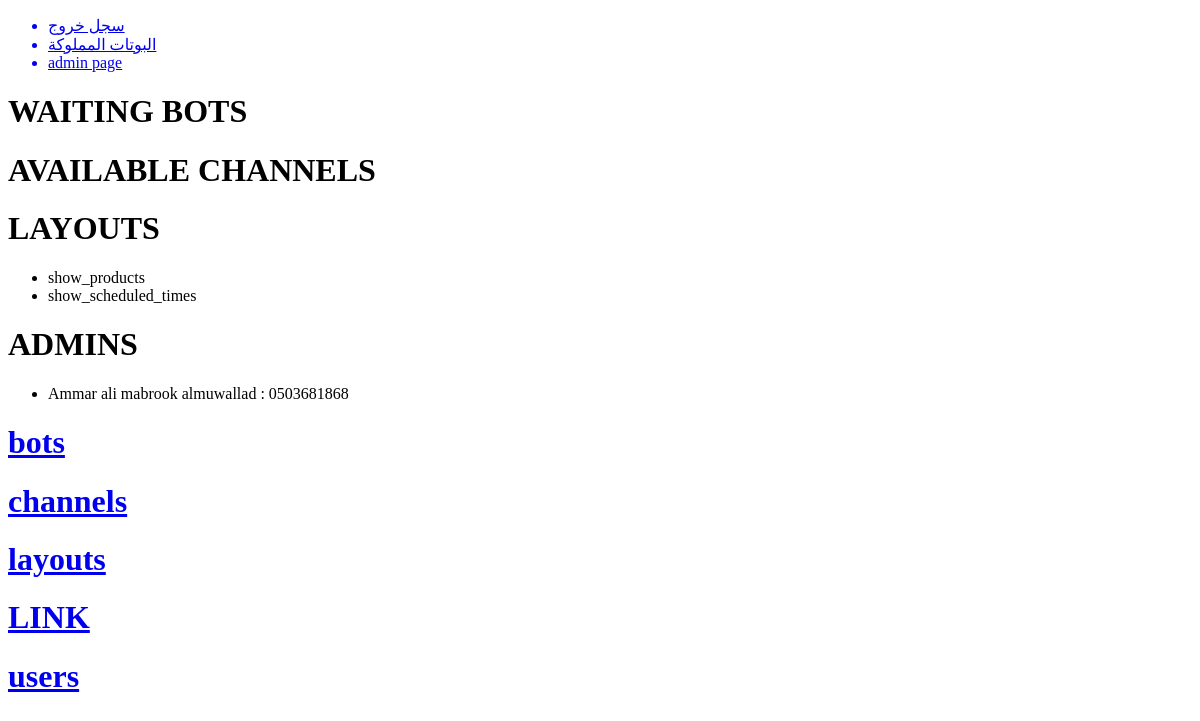
Page /admin (signed in) on the earlier database version.
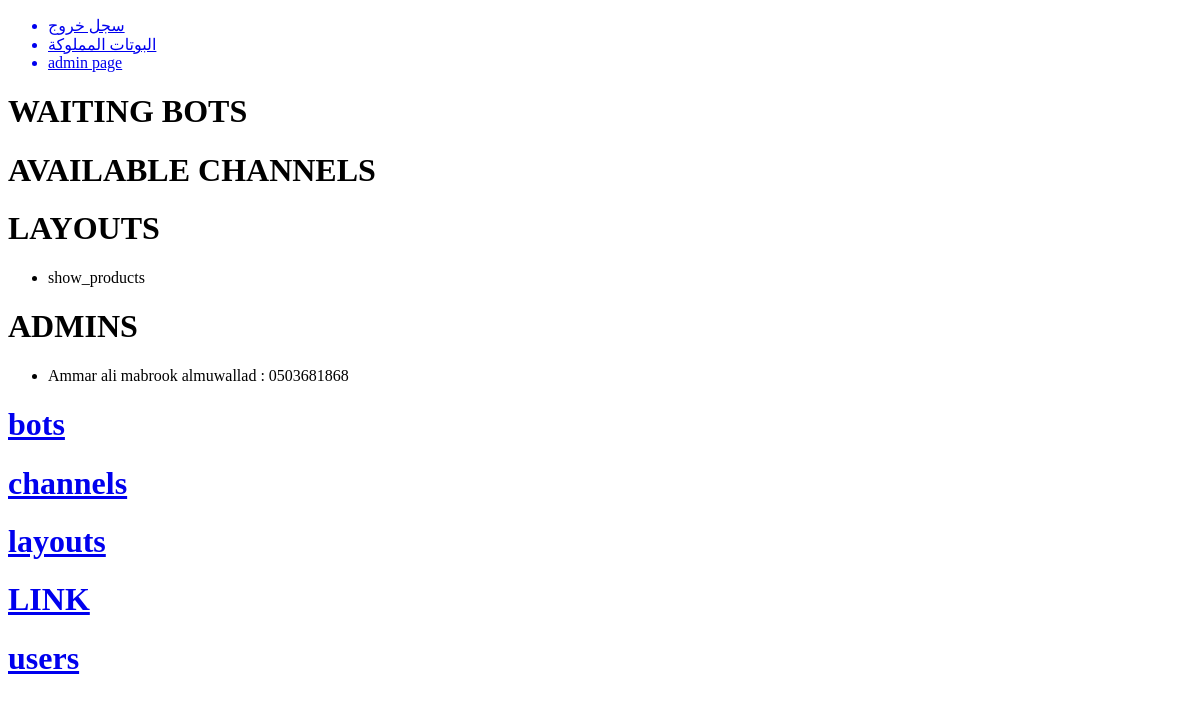
Same page on the later database version.
### CHATBOT/models.py (models this page shows, shortened)
class LayoutModel(db.Model): # represents how a command should be treated (we create the layouts)
    id = db.Column(db.Integer, primary_key=True) # add a description
    name = db.Column(db.String(50), nullable=False, unique=True) # maybe make this the primary_key
    menues = db.relationship("MenueModel", backref="layout")
    viewable_objects = db.relationship("ViewableObjectModel", backref="layout")
    create_date = db.Column(db.DateTime, nullable=False, default=datetime.utcnow)
    update_date = db.Column(db.DateTime, nullable=False, default=datetime.utcnow)

class User(db.Model, UserMixin):
    id = db.Column(db.Integer, primary_key=True)
    username = db.Column(db.String(60), unique=True, nullable=False)
    password = db.Column(db.String(255), nullable=False)
    email = db.Column(db.String(255), nullable=False, unique=True)
    number = db.Column(db.String(20), nullable=False, unique=True)
    full_name = db.Column(db.String(255), nullable=False, unique=True)
    bots = db.relationship("BotModel", backref="user", cascade="all,delete")
    is_admin = db.Column(db.Boolean, default=False)
    rank = db.Column(db.String(255), nullable=True)
    create_date = db.Column(db.DateTime, nullable=False, default=datetime.utcnow)
    update_date = db.Column(db.DateTime, nullable=False, default=datetime.utcnow)

### CHATBOT/routes.py (the view)
@app.route("/admin")
@login_required
def admin():
    if not current_user.is_admin:
        return redirect(url_for("index"))
    layouts = LayoutModel.query.all()
    available_channels = ChannelModel.query.filter_by(bot=None)
    waiting_bots = BotModel.query.filter_by(channel=None)
    admins = User.query.filter_by(is_admin=True)
    return render_template("admin.html", layouts=layouts, available_channels=available_channels, waiting_bots=waiting_bots, admins=admins)

### CHATBOT/models.py (called while the page is built)
@login_manager.user_loader
def load_user(user_id):
    return User.query.get(user_id)

### CHATBOT/routes.py (called while the page is built)
@app.context_processor
def utility_processor():
    def get_text(tag, language_list):
        return next(x.get("description") for x in language_list if x.get("tag") == tag)
    return dict(get_text=get_text)

### CHATBOT/templates/admin.html (shortened to what this page needs)
{% extends "layout.html" %}
{% block content %}
    <h1>WAITING BOTS</h1>
    <h1>AVAILABLE CHANNELS</h1>
    <h1>LAYOUTS</h1>
    <ul>
        {% for layout in layouts %}
        <li>{{ layout.name }}</li>
        {% endfor %}
    </ul>
    <h1>ADMINS</h1>
    <ul>
        {% for admin in admins %}
        <li>{{ admin.full_name }} : {{ admin.number }}</li>
        {% endfor %}
    </ul>
    <a href="{{ url_for('admin_bots') }}"><h1>bots</h1></a>
    <a href="{{ url_for('admin_channels') }}"><h1>channels</h1></a>
    <a href="{{ url_for('admin_layouts') }}"><h1>layouts</h1></a>
    <a href="{{ url_for('admin_linker') }}"><h1>LINK</h1></a>
    <a href="{{ url_for('admin_users') }}"><h1>users</h1></a>
{% endblock %}

Differences in the rows shown:
removed LayoutModel: name "show_scheduled_times"
